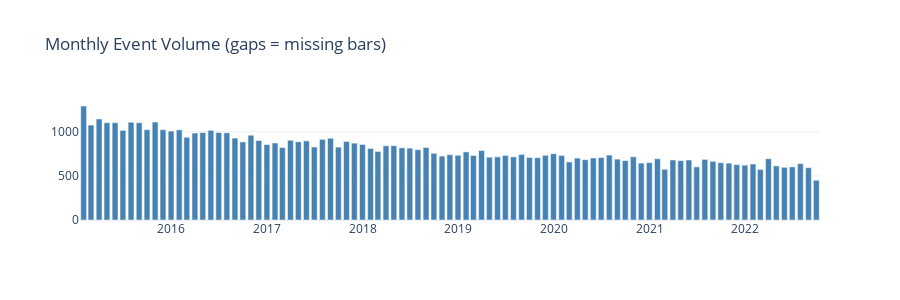

Notebook source saved alongside this figure:
### Markdown cell above
## 1b.5 Event Volume Analysis

| What to Look For | Indicates | Action |
|-----------------|-----------|--------|
| Missing bars | Data gaps (TQ002) | Document; add gap indicator |
| Declining trend | Population shrinkage or data cutoff | Check if intentional |
| Spikes | Campaigns, seasonality, or data issues | Investigate cause |
| Flat periods | Possible logging outages | Verify with data source |

### Code cell
df_temp = df.copy()
df_temp[TIME_COLUMN] = pd.to_datetime(df_temp[TIME_COLUMN])
time_span = (df_temp[TIME_COLUMN].max() - df_temp[TIME_COLUMN].min()).days

freq, label = ("D", "Daily") if time_span <= 90 else ("W", "Weekly") if time_span <= 365 else ("ME", "Monthly")
counts = df_temp.groupby(pd.Grouper(key=TIME_COLUMN, freq=freq)).size()

fig = go.Figure(go.Bar(x=counts.index, y=counts.values, marker_color="#4682B4"))
fig.update_layout(title=f"{label} Event Volume (gaps = missing bars)", height=300, template="plotly_white")
display_figure(fig)
